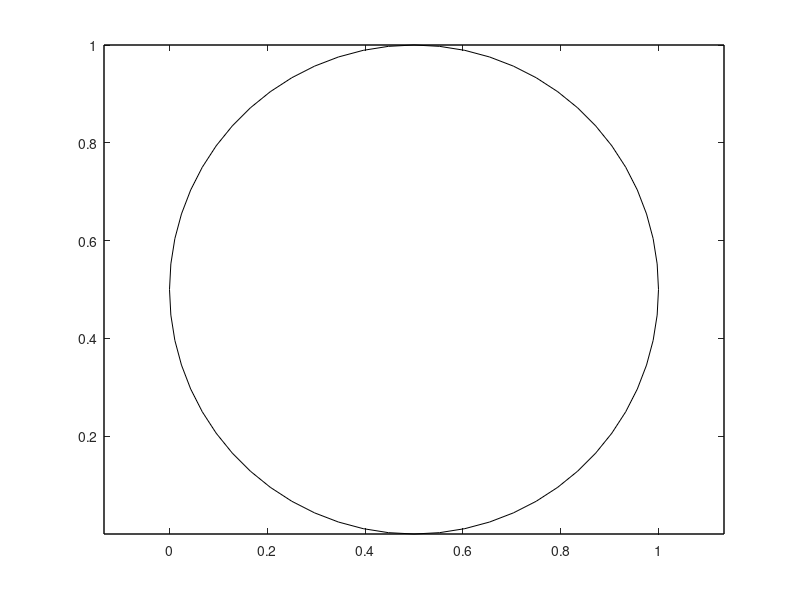

Write MATLAB code to recreate this figure. (Note: this script raises an error after producing the figure.)
%% |plotboxpos.m|: Plot box (visible) position
% Author: Kelly Kearney
%
% This repository includes the code for the |plotboxpos.m| Matlab function.
%
% This function returns the position of the plotted region of an axis,
% which may differ from the actual axis position, depending on the axis
% limits, data aspect ratio, and plot box aspect ratio.  The position is
% returned in the same units as the those used to define the axis itself.
% This function can only be used for a 2D plot.    
%
%% Getting started
%
% *Prerequisites*
%
% This function requires Matlab R14 or later.
%
% *Downloading and installation*
%
% This code can be downloaded from <https://github.com/kakearney/plotboxpos-pkg/ Github>
% or the
% <http://www.mathworks.com/matlabcentral/fileexchange/9615-plotboxpos
% MatlabCentral File Exchange>.  The File Exchange entry is updated daily
% from the GitHub repository.   
%
% *Matlab Search Path*
%
% The following folders need to be added to your Matlab Search path (via
% |addpath|, |pathtool|, etc.):
%
%   plotboxpos-pkg/plotboxpos

%% Syntax
%
% |pos = plotboxpos(h)| returns the 1 x 4 position vector |pos| for
% the axis with handle |h|.  The units of |pos| will match those of the
% axis' parent object (typically the figure).

%% Examples
%
% We start by plotting a circle, changing the axis aspect ratio to be
% 1:1 and the axis limits to be tight to the data.

h.ax(1) = axes;
h.ex = rectangle('position', [0 0 1 1], 'curvature', [1 1]);
axis tight equal;
box on;

%%
% The axis |'Position'| property still corresponds to the full potential axis
% space, discounting the axis modifications we just made.

pos1 = get(h.ax(1), 'position');
annotation('rectangle', pos1, 'edgecolor', 'b', 'linestyle', '--');

%%
% The |plotboxpos| function returns the position the axis is actually using
% with its current axis ratio settings;

pos2 = plotboxpos(h.ax(1));
annotation('rectangle', pos2, 'edgecolor', 'r', 'linestyle', '-.');

%% Contributions
%
% Community contributions to this package are welcome!
% 
% To report bugs, please submit
% <https://github.com/kakearney/plotboxpos-pkg/issues an issue> on GitHub and
% include:  
% 
% * your operating system
% * your version of Matlab and all relevant toolboxes (type |ver| at the Matlab command line to get this info)  
% * code/data to reproduce the error or buggy behavior, and the full text of any error messages received 
% 
% Please also feel free to submit enhancement requests, or to send pull
% requests (via GitHub) for bug fixes or new features. 
% 
% I do monitor the MatlabCentral FileExchange entry for any issues raised
% in the comments, but would prefer to track issues on GitHub. 
% 

